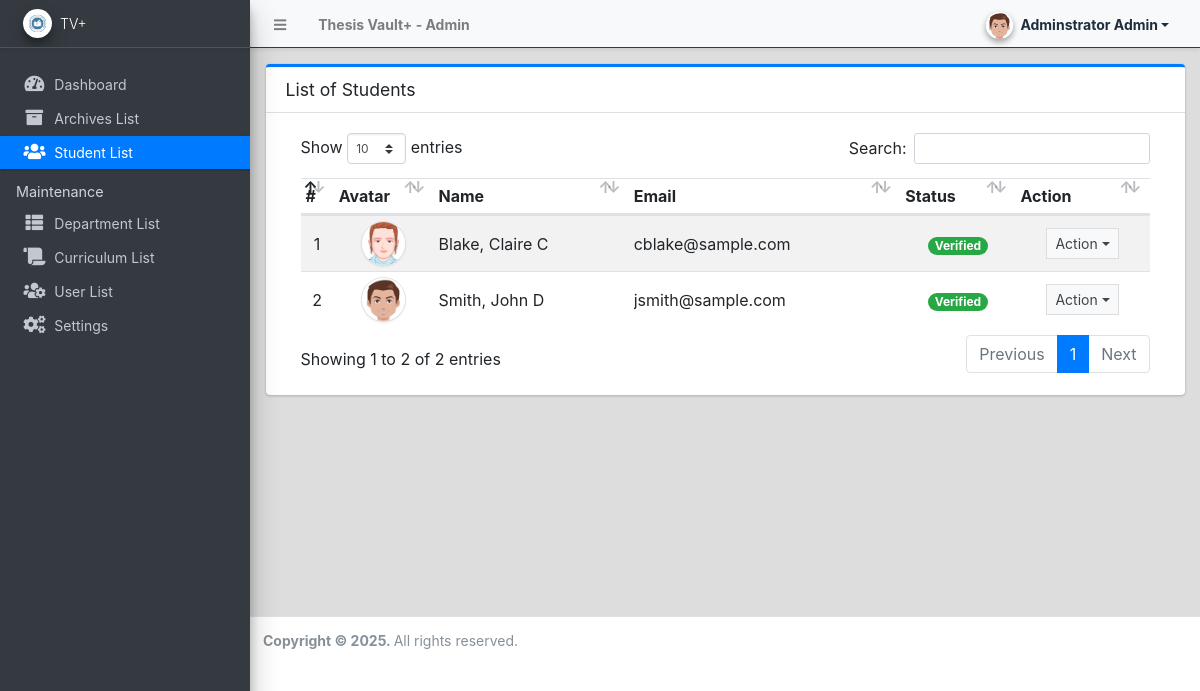
Page /admin/?page=students (signed in) on the committed database.
### tables this page shows
CREATE TABLE `student_list` (
  `id` int(30) NOT NULL,
  `firstname` text NOT NULL,
  `middlename` text NOT NULL,
  `lastname` text NOT NULL,
  `department_id` int(30) NOT NULL,
  `curriculum_id` int(30) NOT NULL,
  `email` text NOT NULL,
  `password` text NOT NULL,
  `gender` varchar(50) NOT NULL,
  `status` tinyint(4) NOT NULL DEFAULT 0,
  `avatar` text NOT NULL,
  `date_created` datetime NOT NULL DEFAULT current_timestamp(),
  `date_updated` datetime DEFAULT NULL ON UPDATE current_timestamp()
);

### config.php (called while the page is built, shortened)
<?php
function validate_image($file){
	if(!empty($file)){
        $ex = explode('?',$file);
        $file = $ex[0];
        $param =  isset($ex[1]) ? '?'.$ex[1]  : '';
		if(is_file(base_app.$file)){
			return base_url.$file.$param;
		}else{
			return base_url.'dist/img/no-image-available.png';
		}
	}else{
		return base_url.'dist/img/no-image-available.png';
	}
}
?>

### admin/students/index.php (the view, shortened to what this page needs)
<div class="card card-outline card-primary">
	<div class="card-header">
		<h3 class="card-title">List of Students</h3>
	</div>
	<div class="card-body">
		<div class="container-fluid">
        <div class="container-fluid">
			<table class="table table-hover table-striped">
				<!-- <colgroup>
					<col width="5%">
					<col width="10%">
					<col width="20%">
					<col width="20%">
					<col width="15%">
					<col width="15%">
					<col width="10%">
				</colgroup> -->
				<thead>
					<tr>
						<th>#</th>
						<th>Avatar</th>
						<th>Name</th>
						<th>Email</th>
						<th>Status</th>
						<th>Action</th>
					</tr>
				</thead>
				<tbody>
					<?php
						$i = 1;
						$qry = $conn->query("SELECT *,concat(lastname,', ',firstname,' ', middlename) as name from `student_list`  order by concat(lastname,', ',firstname,' ', middlename) asc ");
						while($row = $qry->fetch_assoc()):
					?>
						<tr>
							<td class="text-center"><?php echo $i++; ?></td>
							<td class="text-center"><img src="<?php echo validate_image($row['avatar']) ?>" class="img-avatar img-thumbnail p-0 border-2" alt="user_avatar"></td>
							<td><?php echo ucwords($row['name']) ?></td>
							<td ><p class="m-0 truncate-1"><?php echo $row['email'] ?></p></td>
							<td class="text-center">
								<?php if($row['status'] == 1): ?>
									<span class="badge badge-pill badge-success">Verified</span>
								<?php else: ?>
								<span class="badge badge-pill badge-primary">Not Verified</span>
								<?php endif; ?>
							</td>
							<td align="center">
								 <button type="button" class="btn btn-flat btn-default btn-sm dropdown-toggle dropdown-icon" data-toggle="dropdown">
				                  		Action
				                  </button>
							</td>
						</tr>
					<?php endwhile; ?>
				</tbody>
			</table>
		</div>
		</div>
	</div>
</div>

### admin/students/index.php (style rules this page uses)
.img-avatar { width:45px; height:45px; object-fit:cover; object-position:center center; border-radius:100%; }

### rows in the picture
student_list: avatar (picture), name "Blake, Claire C", email "cblake@sample.com", status "Verified"
student_list: avatar (picture), name "Smith, John D", email "jsmith@sample.com", status "Verified"

### other values in the picture
$_settings->info('name') "Thesis Vault+"
$_settings->userdata('firstname').' '.$_settings->userdata('lastname') "Adminstrator Admin"
$_settings->info('short_name') "TV+"
